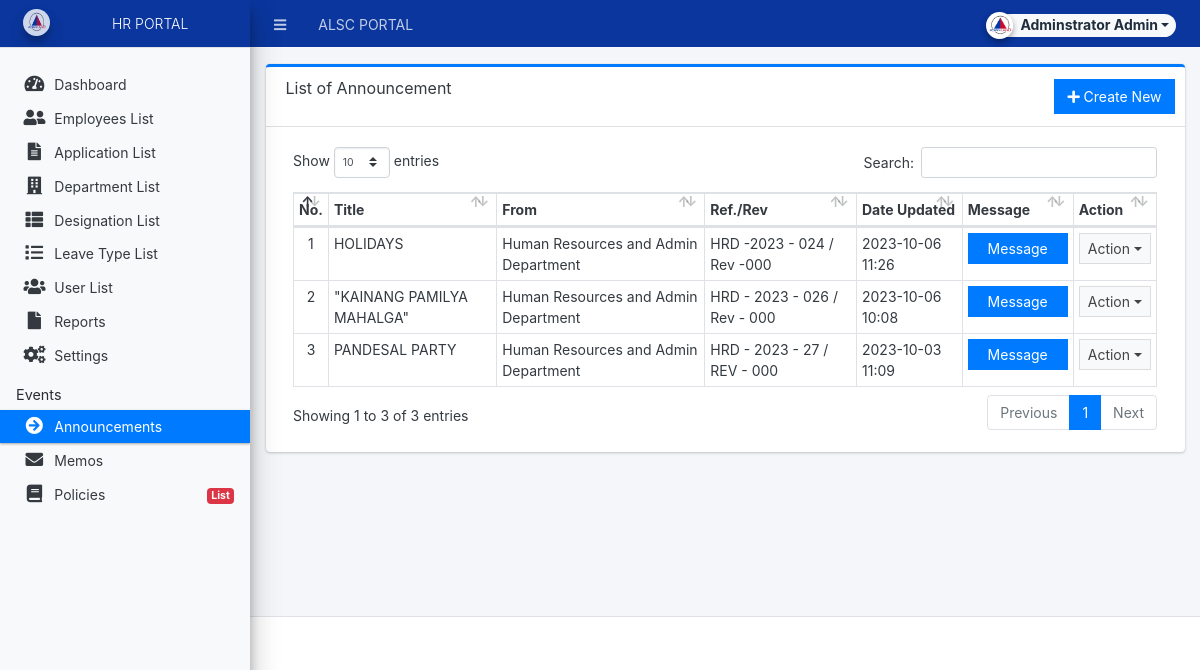
The page /admin/?page=announcement/announcement (signed in) on the database as committed earlier.
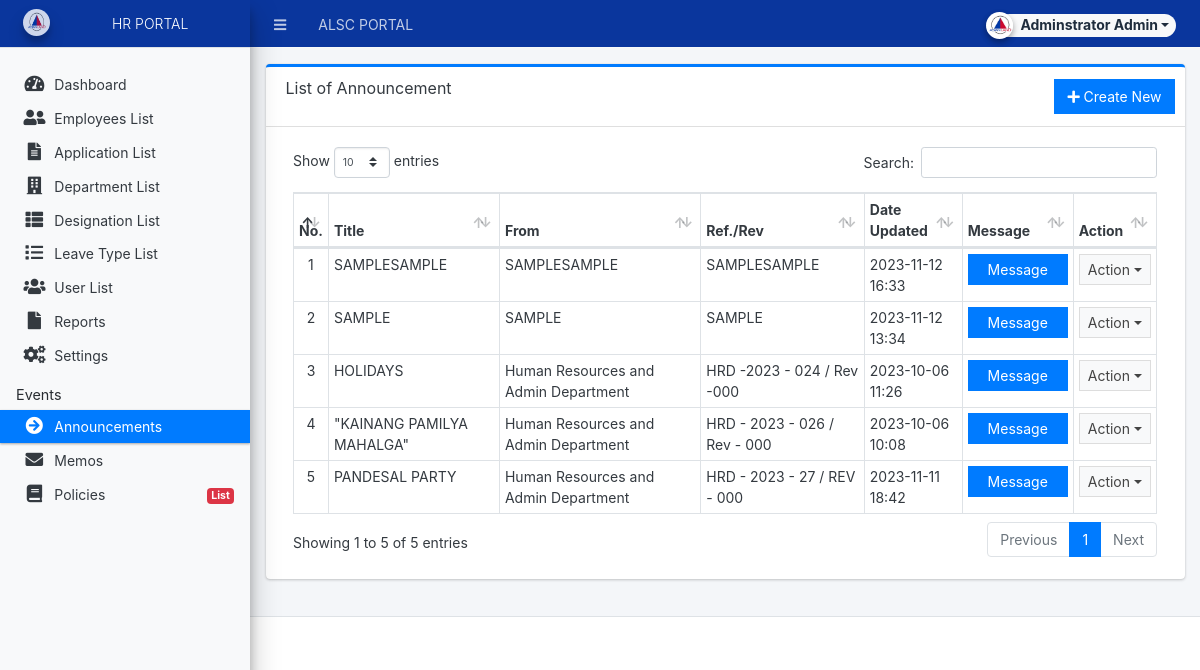
The same page on the database as committed later.
### tables this page shows
CREATE TABLE `announcement_list` (
  `id` int(30) NOT NULL,
  `title` text NOT NULL,
  `description` text NOT NULL,
  `date_created` datetime NOT NULL DEFAULT current_timestamp(),
  `date_updated` datetime DEFAULT NULL ON UPDATE current_timestamp(),
  `to_` text NOT NULL,
  `from_` text NOT NULL,
  `date_` datetime NOT NULL,
  `cc_` text NOT NULL,
  `ref_` text NOT NULL,
  `re_` text NOT NULL,
  `message` text NOT NULL
);

### config.php (called while the page is built, shortened)
<?php
require_once('classes/DBConnection.php');
require_once('classes/SystemSettings.php');
function validate_image($file){
	if(!empty($file)){
		if(is_file(base_app.$file)){
			return base_url.$file;
		}else{
			return base_url.'dist/img/no-image-available.png';
		}
	}else{
		return base_url.'dist/img/no-image-available.png';
	}
}
function isMobileDevice(){
    $aMobileUA = array(
        '/iphone/i' => 'iPhone',
        '/ipod/i' => 'iPod',
        '/ipad/i' => 'iPad',
        '/android/i' => 'Android',
        '/blackberry/i' => 'BlackBerry',
        '/webos/i' => 'Mobile'
    );
    return false;
}
?>

### classes/DBConnection.php (called while the page is built, shortened)
<?php
class DBConnection{
    private $host = DB_SERVER;
    private $username = DB_USERNAME;
    private $password = DB_PASSWORD;
    private $database = DB_NAME;
    public $conn;
    public function __construct(){
        if (!isset($this->conn)) {
            $this->conn = new mysqli($this->host, $this->username, $this->password, $this->database);
        }
    }
}
?>

### classes/SystemSettings.php (called while the page is built, shortened)
<?php
class SystemSettings extends DBConnection{
	function userdata($field = ''){
		if(!empty($field)){
			if(isset($_SESSION['userdata'][$field]))
				return $_SESSION['userdata'][$field];
			else
				return null;
		}else{
			return false;
		}
	}
	function info($field=''){
		if(!empty($field)){
			if(isset($_SESSION['system_info'][$field]))
				return $_SESSION['system_info'][$field];
			else
				return false;
		}else{
			return false;
		}
	}
}
$_settings = new SystemSettings();
?>

### admin/announcement/announcement.php (the view, shortened to what this page needs)
<div class="card card-outline card-primary">
	<div class="card-header">
		<h3 class="card-title">List of Announcement</h3>
		<?php if($_settings->userdata('type') != 3): ?>
		<div class="card-tools">
		<a href="?page=announcement/manage_announce" class="btn btn-flat btn-primary"><span class="fas fa-plus"></span>  Create New</a>
		</div>
		<?php endif; ?>
	</div>
	<div class="card-body">
        <div class="container-fluid">
			<table class="table table-stripped table-hover table-bordered">
				<thead>
					<tr>
						<th>No.</th>
						<th>Title</th>
						<th>From</th>
						<th>Ref./Rev</th>
						<th>Date Updated</th>
						<th>Message</th>
						<th>Action</th>
					</tr>
				</thead>
				<tbody>
					<?php
					$i = 1;
						$qry = $conn->query("SELECT * from `announcement_list` order by unix_timestamp(date_created) desc ");
						while($row = $qry->fetch_assoc()):
                            $row['description'] = strip_tags(stripslashes(html_entity_decode($row['description'])));
					?>
						<tr>
							<td class="text-center"><?php echo $i++; ?></td>
							<td><?php echo $row['title'] ?></td>
							<td><?php echo $row['from_'] ?></td>
							<td><?php echo $row['ref_'] ?></td>
							<td><?php echo ($row['date_updated'] != null) ? date('Y-m-d H:i',strtotime($row['date_updated'])) : date('Y-m-d H:i',strtotime($row['date_created'])); ?></td>
							<td><a class="btn btn-flat btn-primary msg_announce" href="javascript:void(0)" data-id="<?php echo $row['id'] ?>"><span></span> Message </a></td>
							<td align="center">
								<button type="button" class="btn btn-flat btn-default btn-sm dropdown-toggle dropdown-icon" data-toggle="dropdown">
				                  		Action
				                </button>
							</td>
						</tr>
					<?php endwhile; ?>
				</tbody>
			</table>
		</div>
	</div>
</div>

### admin/index.php (shortened to what this page needs)
<?php require_once('../config.php'); ?>
 <!DOCTYPE html>
<html lang="en" class="" style="height: auto;">
<?php require_once('inc/header.php') ?>
  <body class="sidebar-mini layout-fixed control-sidebar-slide-open layout-navbar-fixed sidebar-mini-md sidebar-mini-xs text-sm" data-new-gr-c-s-check-loaded="14.991.0" data-gr-ext-installed="" style="height: auto;">
    <div class="wrapper">
     <?php require_once('inc/topBarNav.php') ?>
     <?php require_once('inc/navigation.php') ?>
     <?php $page = isset($_GET['page']) ? $_GET['page'] : 'home';  ?>
      <div class="content-wrapper  pt-3" style="min-height: 567.854px;">
        <section class="content  text-dark">
          <div class="container-fluid">
            <?php
              if(!file_exists($page.".php") && !is_dir($page)){
                  include '404.html';
              }else{
                if(is_dir($page))
                  include $page.'/index.php';
                else
                  include $page.'.php';
              }
            ?>
          </div>
        </section>
      </div>
      <?php require_once('inc/footer.php') ?>
  </body>
</html>

### admin/inc/header.php (shortened to what this page needs)
<head>
    <link rel="stylesheet" href="<?php echo base_url ?>plugins/fontawesome-free/css/all.min.css">
    <link rel="stylesheet" href="<?php echo base_url ?>plugins/tempusdominus-bootstrap-4/css/tempusdominus-bootstrap-4.min.css">
  <link rel="stylesheet" href="<?php echo base_url ?>plugins/datatables-bs4/css/dataTables.bootstrap4.min.css">
  <link rel="stylesheet" href="<?php echo base_url ?>plugins/datatables-responsive/css/responsive.bootstrap4.min.css">
  <link rel="stylesheet" href="<?php echo base_url ?>plugins/datatables-buttons/css/buttons.bootstrap4.min.css">
  <link rel="stylesheet" href="<?php echo base_url ?>plugins/select2/css/select2.min.css">
  <link rel="stylesheet" href="<?php echo base_url ?>plugins/select2-bootstrap4-theme/select2-bootstrap4.min.css">
    <link rel="stylesheet" href="<?php echo base_url ?>plugins/icheck-bootstrap/icheck-bootstrap.min.css">
    <link rel="stylesheet" href="<?php echo base_url ?>plugins/jqvmap/jqvmap.min.css">
    <link rel="stylesheet" href="<?php echo base_url ?>dist/css/adminlte.css">
    <link rel="stylesheet" href="<?php echo base_url ?>dist/css/custom.css">
    <link rel="stylesheet" href="<?php echo base_url ?>plugins/overlayScrollbars/css/OverlayScrollbars.min.css">
    <link rel="stylesheet" href="<?php echo base_url ?>plugins/daterangepicker/daterangepicker.css">
    <link rel="stylesheet" href="<?php echo base_url ?>plugins/summernote/summernote-bs4.min.css">
  <link rel="stylesheet" href="<?php echo base_url ?>plugins/sweetalert2-theme-bootstrap-4/bootstrap-4.min.css">
  </head>

### admin/inc/topBarNav.php (shortened to what this page needs)
<nav class="main-header navbar navbar-expand navbar-dark border border-light border-top-0 border-left-0 border-right-0 navbar-light text-sm" style="background-color: #0A369D;">
  <ul class="navbar-nav">
    <li class="nav-item">
    <a class="nav-link" data-widget="pushmenu" href="#" role="button"><i class="fas fa-bars"></i></a>
    </li>
    <li class="nav-item d-none d-sm-inline-block">
      <a href="<?php echo base_url ?>" class="nav-link"><?php echo (!isMobileDevice()) ? $_settings->info('name'):$_settings->info('short_name'); ?></a>
    </li>
  </ul>
  <ul class="navbar-nav ml-auto">
    <li class="nav-item">
      <div class="btn-group nav-link">
            <button type="button" class="btn btn-rounded badge badge-light dropdown-toggle dropdown-icon" data-toggle="dropdown">
              <span><img src="<?php echo validate_image($_settings->userdata('avatar')) ?>" class="img-circle elevation-2 user-img" alt="User Image"></span>
              <span class="ml-3"><?php echo ucwords($_settings->userdata('firstname').' '.$_settings->userdata('lastname')) ?></span>
            </button>
        </div>
    </li>
  </ul>
</nav>

### admin/inc/navigation.php (shortened to what this page needs)
<aside class="main-sidebar sidebar-light-primary text-white bg-light disabled elevation-4 sidebar-no-expand">
  <a href="<?php echo base_url ?>admin" class="brand-link" style="background-color: #0A369D; color: white; text-align: center;">
  <img src="<?php echo validate_image($_settings->info('logo'))?>" alt="Store Logo" class="brand-image img-circle elevation-3" style="opacity: .8;width: 1.7rem;height: 1.7rem;max-height: unset">
  <span class="brand-text font-weight-light text-white"><?php echo $_settings->info('short_name') ?></span>
  </a>
  <div class="sidebar os-host os-theme-light os-host-overflow os-host-overflow-y os-host-resize-disabled os-host-transition os-host-scrollbar-horizontal-hidden">
    <div class="os-content-glue" style="margin: 0px -8px; width: 249px; height: 646px;"></div>
    <div class="os-padding">
      <div class="os-viewport os-viewport-native-scrollbars-invisible" style="overflow-y: scroll;">
        <div class="os-content" style="padding: 0px 8px; height: 100%; width: 100%;">
          <nav class="mt-4">
             <ul class="nav nav-pills nav-sidebar flex-column text-sm nav-compact nav-flat nav-child-indent nav-collapse-hide-child" data-widget="treeview" role="menu" data-accordion="false">
              <li class="nav-item dropdown">
                <a href="./" class="nav-link nav-home">
                  <i class="nav-icon fas fa-tachometer-alt"></i>
                  <p>
                    Dashboard
                  </p>
                </a>
              </li>
              <?php $usertype = $_settings->userdata('type');
                  if($usertype != 1 && $usertype !=2):?>
              <li class="nav-item dropdown">
                <a href="<?php echo base_url ?>admin/?page=employees/records&id=<?php echo $_settings->userdata('id') ?>" class="nav-link nav-employees_records">
                  <i class="nav-icon fas fa-id-card"></i>
                  <p>
                    My Records
                  </p>
                </a>
              </li>
              <?php else: ?>
              <li class="nav-item dropdown">
                <a href="<?php echo base_url ?>admin/?page=employees" class="nav-link nav-employees">
                  <i class="nav-icon fas fa-user-friends"></i>
                  <p>
                    Employees List
                  </p>
                </a>
              </li>
              <?php endif; ?>
              <?php if($_settings->userdata('type') != 2): ?>
              <li class="nav-item dropdown">
                <a href="<?php echo base_url ?>admin/?page=leave_applications" class="nav-link nav-leave_applications">
                  <i class="nav-icon fas fa-file-alt"></i>
                  <p>
                    Application List
                  </p>
                </a>
              </li>
              <?php endif; ?>
              <?php if($_settings->userdata('type') != 3): ?>
              <?php if($_settings->userdata('type') == 1): ?>
              <li class="nav-item dropdown">
                <a href="<?php echo base_url ?>admin/?page=maintenance/department" class="nav-link nav-maintenance_department">
                  <i class="nav-icon fas fa-building"></i>
                  <p>
                    Department List
                  </p>
                </a>
              </li>
              <li class="nav-item dropdown">
                <a href="<?php echo base_url ?>admin/?page=maintenance/designation" class="nav-link nav-maintenance_designation">
                  <i class="nav-icon fas fa-th-list"></i>
                  <p>
                    Designation List
                  </p>
                </a>
              </li>
              <li class="nav-item dropdown">
                <a href="<?php echo base_url ?>admin/?page=maintenance/leave_type" class="nav-link nav-maintenance_leave_type">
                  <i class="nav-icon fas fa-list"></i>
                  <p>
                    Leave Type List
                  </p>
                </a>
              </li>
              <li class="nav-item dropdown">
                <a href="<?php echo base_url ?>admin/?page=user/list" class="nav-link nav-user_list">
                  <i class="nav-icon fas fa-users"></i>
                  <p>
                    User List
                  </p>
                </a>
              </li>
              <?php endif; ?>
              <?php if($_settings->userdata('type') != 3): ?>
              <li class="nav-item dropdown">
                <a href="<?php echo base_url ?>admin/?page=reports" class="nav-link nav-reports">
                  <i class="nav-icon fas fa-file"></i>
                  <p>
                    Reports
                  </p>
                </a>
              </li>
              <li class="nav-item dropdown">
                <a href="<?php echo base_url ?>admin/?page=system_info" class="nav-link nav-system_info">
                  <i class="nav-icon fas fa-cogs"></i>
                  <p>
                    Settings
                  </p>
                </a>
              </li>
              <?php endif; ?>
              <?php endif; ?>
              <li class="nav-header">Events</li>
              <li class="nav-item dropdown">
                <a href="<?php echo base_url ?>admin/?page=announcement/announcement" class="nav-link nav-announcement_announcement">
                  <i class="nav-icon fa fa-arrow-circle-right"></i>
                  <p>
                    Announcements
                  </p>
                </a>
              </li>
              <li class="nav-item dropdown">
                <a href="<?php echo base_url ?>admin/?page=memo/memo" class="nav-link nav-memo_memo">
                  <i class="nav-icon fas fa-envelope"></i>
                  <p>
                    Memos
                  </p>
                </a>
              </li>
              <li class="nav-item dropdown">
                <a href="#" class="nav-link nav-policies_policies nav-policies_list_policies">
                  <i class="nav-icon fas fa-book"></i>
                  <p>
                    Policies
                    <span class="right badge badge-danger">List</span>
                  </p>
                </a>
              </li>
            </ul>
          </nav>
        </div>
      </div>
    </div>
  </div>
</aside>

### admin/inc/footer.php (shortened to what this page needs)
<footer class="main-footer text-sm">

### admin/inc/topBarNav.php (style rules this page uses)
.user-img { position: absolute; height: 27px; width: 27px; object-fit: cover; left: -7%; top: -12%; }
.btn-rounded { border-radius: 50px; }

### admin/announcement/announcement.php (style rules this page uses)
.msg_announce { color: white; padding: 15px 15px; border: none; border-radius: 2px; text-decoration: none; display: inline-block; line-height: 1px; width: 100px; }

Rows that differ between the two databases and show on the page:
added announcement_list: title "SAMPLESAMPLE", from_ "SAMPLESAMPLE", ref_ "SAMPLESAMPLE", date_created "2023-11-12 16:33"
added announcement_list: title "SAMPLE", from_ "SAMPLE", ref_ "SAMPLE", date_created "2023-11-12 13:34"
changed announcement_list "PANDESAL PARTY": date_updated (not shown) → "2023-11-11 18:42"; date_created "2023-10-03 11:09" → (not shown)
Other text that changed with them:
text written by a page script: "Show entries Search: Showing 1 to 3 of 3 entries Previous 1 Next" → "Show entries Search: Showing 1 to 5 of 5 entries Previous 1 Next"
